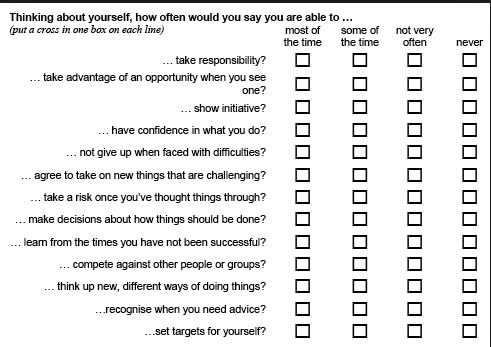
#> input picture form.jpg, 491 x 347 px
$ python check.py   (older library calls are emulated)
#> lines starting #> are read from the running program, lines starting #| are printed output that depends on the picture; after the words box and inside, x2 and y2 are one past the last pixel; in counts of white or black regions, pixels touching at a corner belong together
import os
import cv2
import numpy as np
# import matplotlib.pyplot as plt
image_path='form.jpg'
image=cv2.imread(image_path)
#> image is the input picture: shape (347, 491, 3); min 0, max 255, mean 231.9
gray_scale=cv2.cvtColor(image,cv2.COLOR_BGR2GRAY)

cv2.imwrite("dump/gray_scale.jpg",gray_scale)

th1,img_bin = cv2.threshold(gray_scale,150,225,cv2.THRESH_BINARY)
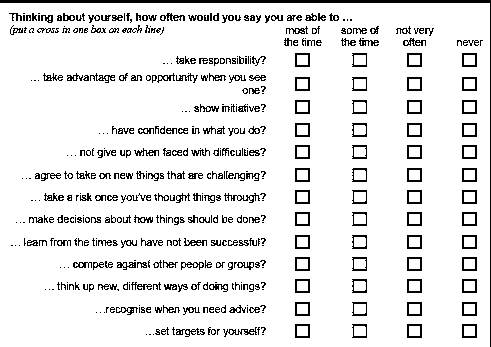
#> img_bin: shape (347, 491); values 0 (black) and 225 (white), 90.4% white; black in thin lines or dots
cv2.imwrite("dump/img_bin.jpg",img_bin)

img_bin=~img_bin
#> img_bin: shape (347, 491); values 30 (black) and 255 (white), 9.6% white in thin lines or dots
cv2.imwrite("dump/img_bin2.jpg",img_bin)

print(img_bin.shape)
#| (347, 491)

line_min_width = 5
kernal_h = np.ones((1,line_min_width), np.uint8)
print(kernal_h)

kernal_v = np.ones((line_min_width,1), np.uint8)
print(kernal_v)

img_bin_h = cv2.morphologyEx(img_bin, cv2.MORPH_CLOSE, kernal_h)
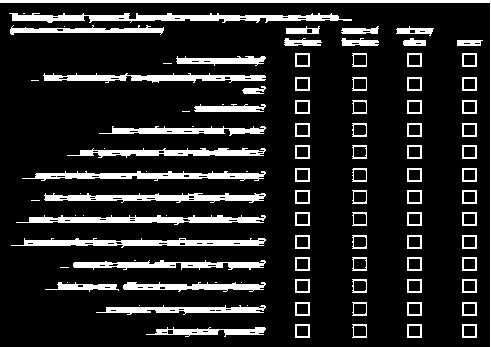
#> img_bin_h: shape (347, 491); values 30 (black) and 255 (white), 14.3% white; 99 white regions (22 under 20 px), largest, box (x1, y1, x2, y2) and area: (9, 13, 352, 23) 1912, (0, 0, 491, 347) 1817, (11, 238, 266, 248) 1402
print(img_bin_h)
#> (printed output is left out)

img_bin_v = cv2.morphologyEx(img_bin, cv2.MORPH_CLOSE, kernal_v)
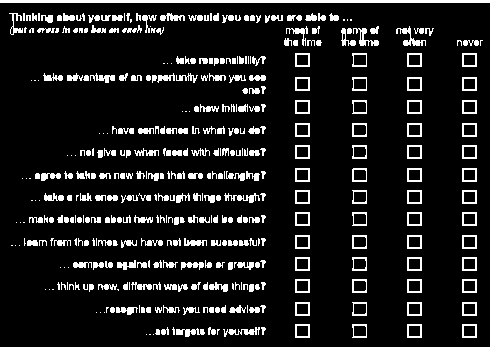
#> img_bin_v: shape (347, 491); values 30 (black) and 255 (white), 11.2% white; 402 white regions (108 under 20 px), largest, box (x1, y1, x2, y2) and area: (0, 0, 491, 347) 1817, (396, 26, 426, 46) 188, (353, 28, 379, 46) 164
print(img_bin_v)
#> (printed output is left out)

img_bin_final=img_bin_h|img_bin_v
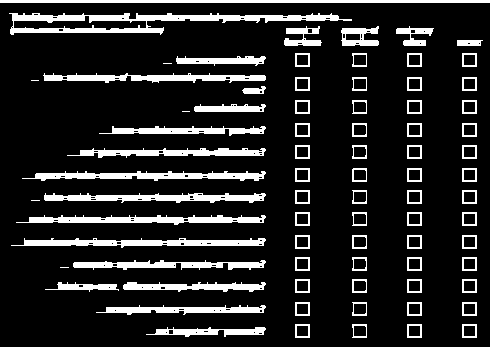
#> img_bin_final: shape (347, 491); values 30 (black) and 255 (white), 14.7% white; 78 white regions (5 under 20 px), largest, box (x1, y1, x2, y2) and area: (9, 13, 352, 35) 2737, (0, 0, 491, 347) 1817, (11, 238, 266, 248) 1449
print(img_bin_final)
#> (printed output is left out)

s_, labels, stats,y_ = cv2.connectedComponentsWithStats(~img_bin_final, connectivity=8, ltype=cv2.CV_32S)
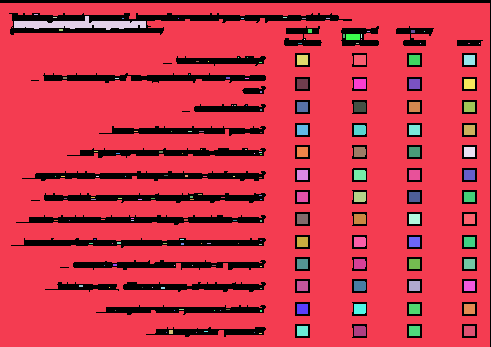
#> labels: shape (347, 491) int32; 173 distinct labels, from 0 to 172; one colour per label, 0 black
#> s_ = 173; stats = 173 rows, first 6: [0, 0, 491, 347, 24978], [0, 3, 490, 344, 138144], [34, 14, 4, 1, 4], [53, 17, 4, 1, 4], [14, 16, 132, 14, 935], [283, 17, 4, 1, 4]; y_ = 173 pairs, first value 35.5 to 479, second value 14 to 333
print(labels,stats,s_,y_)
#> (printed output is left out)
for x,y,w,h,area in stats:
    cv2.rectangle(image,(x,y),(x+w,y+h),(0,255,0),2)
#> this loop made 173 passes
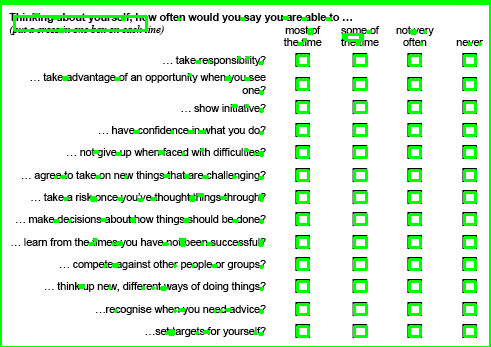
#> image: shape (347, 491, 3); 8.2% of pixels changed, all inside (x1, y1, x2, y2) = (0, 0, 491, 347)
cv2.imwrite("dump/image.jpg",image)

#print(s_, labels, stats,y_)
